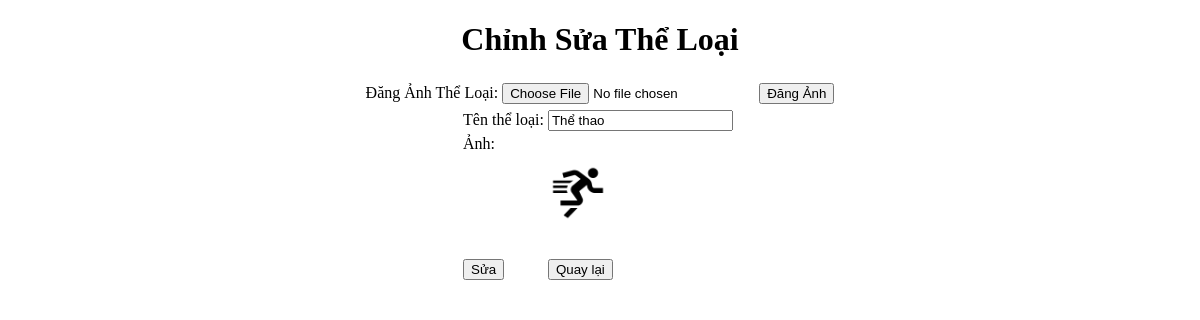
The page /admin/chinhSuaTheLoai.php?pcat=1 (signed in) on the database its author committed.
### tables this page shows
CREATE TABLE `tbltheloai` (
  `maTheLoai` int(11) NOT NULL,
  `tenTheLoai` varchar(200) DEFAULT NULL,
  `anhTheLoai` varchar(200) DEFAULT NULL
);

### admin/chinhSuaTheLoai.php (the view, shortened to what this page needs)
<?php
	if(isset($_GET["pcat"]))
	{
		$maTheLoai=$_GET["pcat"];
		include("../Connectdb/open.php");
		$result=mysqli_query($con,"select * from tbltheloai where maTheLoai=$maTheLoai");
		$tl=mysqli_fetch_array($result);
	}
	else
	{
		header("Location:danhSachTheLoai.php");
	}
?>
<!doctype html>
<html>
<head>
<link rel="stylesheet" type="text/css" href="../style.css" />
</head>
<body>
<center>
	<h1>Chỉnh Sửa Thể Loại</h1>
	<form method="POST" enctype="multipart/form-data">
		<table>
			<tr>
				<td>Đăng Ảnh Thể Loại: </td>
				<td>
					<input type="file" name="fileToUpload" id="fileToUpload">
					<input type="submit" formaction="uploadAnhTheLoai.php" value="Đăng Ảnh" name="submit">
				</td>
			</tr>
		</table>
	</form>
	<form method="POST" action="chinhSuaTheLoaiProcess.php" id="chinhSuaTheLoai">
	<table>
		<tr>
			<td>Tên thể loại:</td>
			<td><input type="text" name="txtTenTheLoai" id="txtTenTheLoai" value="<?php echo $tl["tenTheLoai"]; ?>"></td>
			<td><span id="errTenTheLoai" class="err"></span></td>
		</tr>
		<tr>
			<td height="120" valign="top">Ảnh:</td>
			<td>
				<img src="<?php if(isset($_GET["anhTheLoai"])) echo($_GET["anhTheLoai"]); else echo($tl["anhTheLoai"]);?>" height="60px">
			</td>
		</tr>
		<tr>
			<td><input type="button" onclick="validate()" value="Sửa"></td>
			<td><button type="button" onclick="location.href='quanLy.php?dstl'">Quay lại</button></td>
		</tr>
	</table>
	</form>
</center>
</body>
</html>

### rows shown on the page
tbltheloai: txtTenTheLoai "Thể thao", anhTheLoai (picture)
